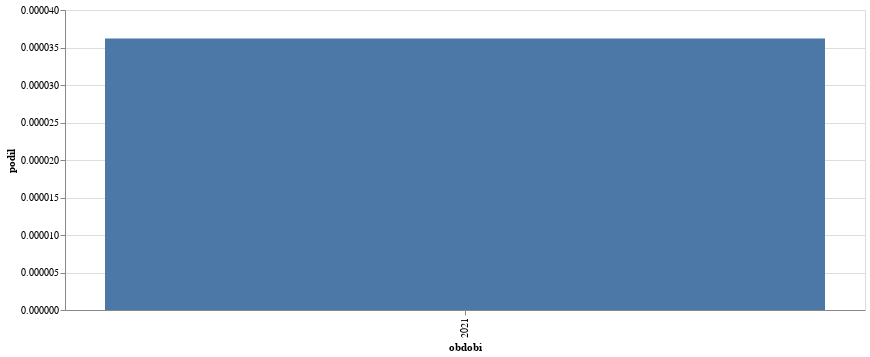

This figure's notebook cell:
### Code cell
graf_vyvoje("bučení",epocha="obdobi")

### Figure 1 — Vega-Lite specification as saved in the notebook (floating-point values rounded to 4 significant figures)
{"config": {"view": {"continuousWidth": 300, "continuousHeight": 300}}, "data": {"name": "data-88fe261233e6a29edf66658664bca1d2"}, "mark": {"type": "bar"}, "encoding": {"x": {"field": "obdobi", "type": "nominal"}, "y": {"field": "podil", "type": "quantitative"}}, "width": 800, "$schema": "https://vega.github.io/schema/vega-lite/v5.8.0.json", "datasets": {"data-88fe261233e6a29edf66658664bca1d2": [{"id": null, "obdobi": 1993, "id_right": 29982, "podil": null}, {"id": null, "obdobi": 1996, "id_right": 30822, "podil": null}, {"id": null, "obdobi": 1998, "id_right": 80691, "podil": null}, {"id": null, "obdobi": 2002, "id_right": 82166, "podil": null}, {"id": null, "obdobi": 2006, "id_right": 57418, "podil": null}, {"id": null, "obdobi": 2010, "id_right": 46416, "podil": null}, {"id": null, "obdobi": 2013, "id_right": 83854, "podil": null}, {"id": null, "obdobi": 2017, "id_right": 90923, "podil": null}, {"id": 3.0, "obdobi": 2021, "id_right": 82903, "podil": 3.619e-05}]}}
